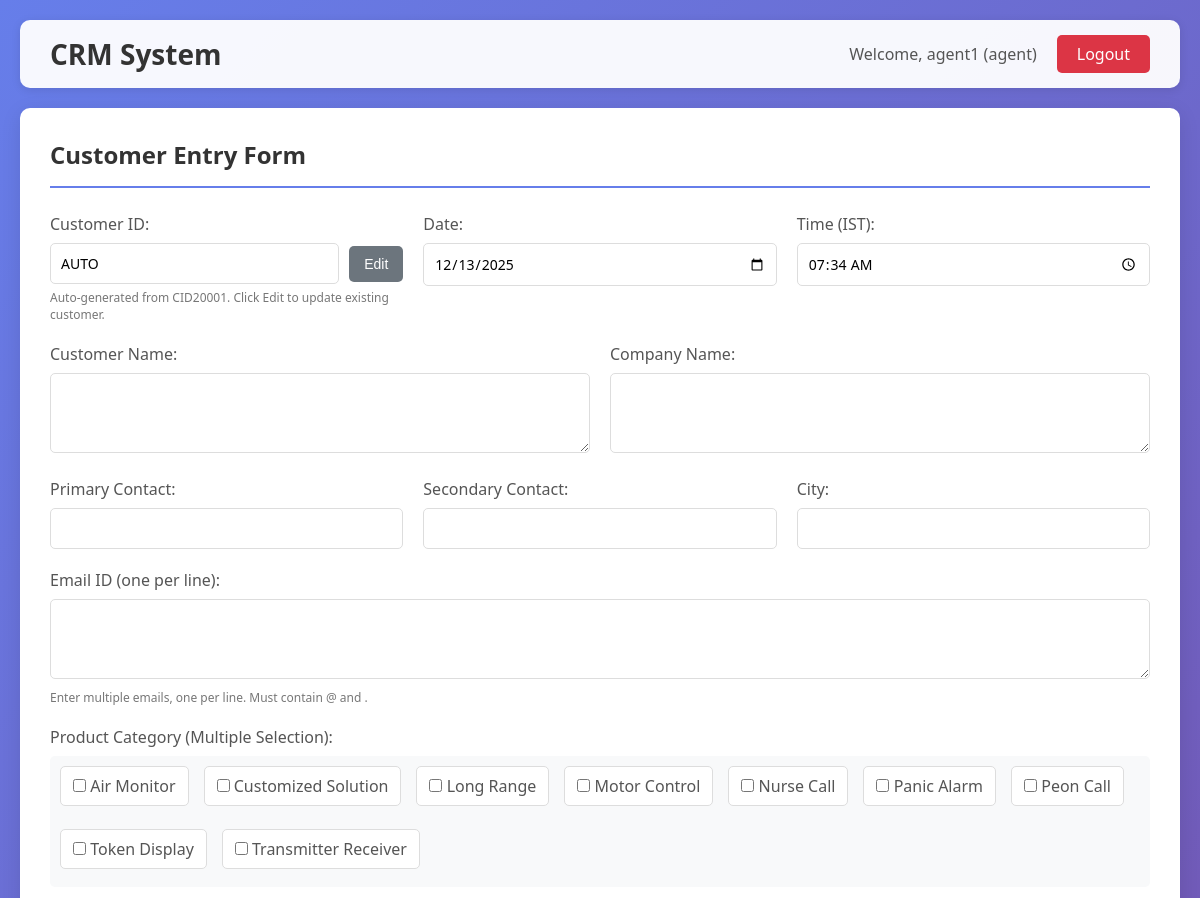
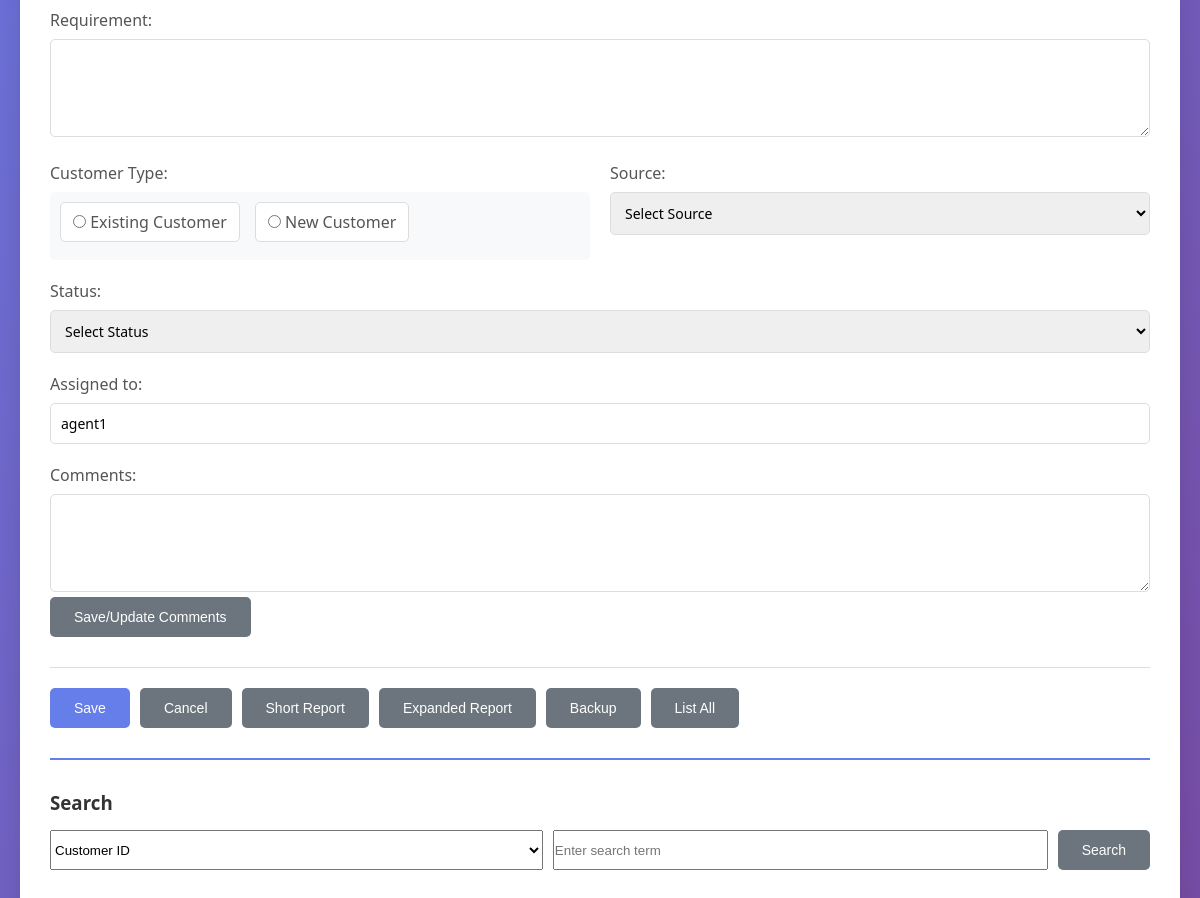
The app's page /index.php?page=agent (signed in) with its own data (2 pictures, top to bottom).
### tables this page shows
CREATE TABLE product_categories (
        id INTEGER PRIMARY KEY AUTOINCREMENT,
        name TEXT UNIQUE NOT NULL,
        created_at DATETIME DEFAULT CURRENT_TIMESTAMP
    );

CREATE TABLE customer_types (
        id INTEGER PRIMARY KEY AUTOINCREMENT,
        name TEXT UNIQUE NOT NULL,
        created_at DATETIME DEFAULT CURRENT_TIMESTAMP
    );

### modules/admin.php (called while the page is built, shortened)
<?php
function getAllProductCategories($pdo) {
    $stmt = $pdo->query("SELECT * FROM product_categories ORDER BY name");
    return $stmt->fetchAll();
}
function getAllCustomerTypes($pdo) {
    $stmt = $pdo->query("SELECT * FROM customer_types ORDER BY name");
    return $stmt->fetchAll();
}
?>

### pages/agent.php (the view, shortened to what this page needs)
<?php
require_once __DIR__ . '/../modules/admin.php';
$customerTypes = getAllCustomerTypes($pdo);
$productCategories = getAllProductCategories($pdo);
?>
<div class="agent-dashboard">
    <div class="form-section">
        <h2>Customer Entry Form</h2>
        <form id="customerForm">
            <div class="form-row">
                <div class="form-group">
                    <label for="customer_id">Customer ID:</label>
                    <div style="display: flex; gap: 10px; align-items: center;">
                        <input type="text" id="customer_id" name="customer_id" value="AUTO" readonly style="flex: 1;">
                        <button type="button" id="editCustomerIdBtn" class="btn-secondary" style="padding: 10px 15px;">Edit</button>
                    </div>
                    <small>Auto-generated from CID20001. Click Edit to update existing customer.</small>
                </div>
                <div class="form-group">
                    <label for="date">Date:</label>
                    <input type="date" id="date" name="date" required>
                </div>
                <div class="form-group">
                    <label for="time">Time (IST):</label>
                    <input type="time" id="time" name="time" required>
                </div>
            </div>
            <div class="form-row">
                <div class="form-group">
                    <label for="customer_name">Customer Name:</label>
                    <textarea id="customer_name" name="customer_name" rows="2"></textarea>
                </div>
                <div class="form-group">
                    <label for="company_name">Company Name:</label>
                    <textarea id="company_name" name="company_name" rows="2"></textarea>
                </div>
            </div>
            <div class="form-row">
                <div class="form-group">
                    <label for="primary_contact">Primary Contact:</label>
                    <input type="text" id="primary_contact" name="primary_contact">
                </div>
                <div class="form-group">
                    <label for="secondary_contact">Secondary Contact:</label>
                    <input type="text" id="secondary_contact" name="secondary_contact">
                </div>
                <div class="form-group">
                    <label for="city">City:</label>
                    <input type="text" id="city" name="city">
                </div>
            </div>
            <div class="form-group">
                <label for="email_id">Email ID (one per line):</label>
                <textarea id="email_id" name="email_id" rows="3"></textarea>
                <small>Enter multiple emails, one per line. Must contain @ and .</small>
            </div>
            <div class="form-group">
                <label>Product Category (Multiple Selection):</label>
                <div class="checkbox-group" id="product_category_group">
                    <?php foreach ($productCategories as $cat): ?>
                        <label class="checkbox-label">
                            <input type="checkbox" name="product_category[]" value="<?php echo htmlspecialchars($cat['name']); ?>">
                            <?php echo htmlspecialchars($cat['name']); ?>
                        </label>
                    <?php endforeach; ?>
                </div>
            </div>
            <div class="form-group">
                <label for="requirement">Requirement:</label>
                <textarea id="requirement" name="requirement" rows="4"></textarea>
            </div>
            <div class="form-row">
                <div class="form-group">
                    <label>Customer Type:</label>
                    <div class="radio-group">
                        <?php foreach ($customerTypes as $type): ?>
                            <label class="radio-label">
                                <input type="radio" name="customer_type" value="<?php echo htmlspecialchars($type['name']); ?>">
                                <?php echo htmlspecialchars($type['name']); ?>
                            </label>
                        <?php endforeach; ?>
                    </div>
                </div>
                <div class="form-group">
                    <label for="source">Source:</label>
                    <select id="source" name="source">
                        <option value="">Select Source</option>
                    </select>
                </div>
            </div>
            <div class="form-group">
                <label for="status">Status:</label>
                <select id="status" name="status">
                    <option value="">Select Status</option>
                </select>
            </div>
            <div class="form-group">
                <label for="assigned_to">Assigned to:</label>
                <input type="text" id="assigned_to" name="assigned_to" value="<?php echo htmlspecialchars($_SESSION['username']); ?>" readonly>
            </div>
            <div class="form-group">
                <label for="comments">Comments:</label>
                <textarea id="comments" name="comments" rows="4"></textarea>
                <button type="button" id="saveCommentsBtn" class="btn-secondary">Save/Update Comments</button>
            </div>
            <div class="form-actions">
                <button type="submit" class="btn-primary">Save</button>
                <button type="button" id="cancelBtn" class="btn-secondary">Cancel</button>
                <button type="button" id="shortReportBtn" class="btn-secondary">Short Report</button>
                <button type="button" id="expandedReportBtn" class="btn-secondary">Expanded Report</button>
                <button type="button" id="backupBtn" class="btn-secondary">Backup</button>
                <button type="button" id="listAllBtn" class="btn-secondary">List All</button>
            </div>
        </form>
        <div class="search-section">
            <h3>Search</h3>
            <div class="search-box">
                <select id="searchType">
                    <option value="customer_id">Customer ID</option>
                </select>
                <input type="text" id="searchInput" placeholder="Enter search term">
                <button type="button" id="searchBtn" class="btn-secondary">Search</button>
            </div>
        </div>
    </div>
</div>

### css/style.css (style rules this page uses)
* { margin: 0; padding: 0; box-sizing: border-box; }
body { font-family: 'Segoe UI', Tahoma, Geneva, Verdana, sans-serif; background: linear-gradient(135deg, #667eea 0%, #764ba2 100%); min-height: 100vh; padding: 20px; }
.form-section { background: white; padding: 30px; border-radius: 10px; box-shadow: 0 5px 20px rgba(0, 0, 0, 0.1); }
.form-section h2 { color: #333; margin-bottom: 25px; padding-bottom: 15px; border-bottom: 2px solid #667eea; }
.form-group { margin-bottom: 20px; }
.form-group label { display: block; margin-bottom: 8px; color: #555; font-weight: 500; }
.form-group input[type="text"], .form-group input[type="date"], .form-group input[type="time"], .form-group input[type="password"], .form-group textarea, .form-group select { width: 100%; padding: 10px; border: 1px solid #ddd; border-radius: 5px; font-size: 14px; font-family: inherit; }
.form-group textarea { resize: vertical; min-height: 80px; }
.form-group small { display: block; margin-top: 5px; color: #777; font-size: 12px; }
.form-row { display: grid; grid-template-columns: repeat(auto-fit, minmax(250px, 1fr)); gap: 20px; }
.checkbox-group, .radio-group { display: flex; flex-wrap: wrap; gap: 15px; padding: 10px; background: #f8f9fa; border-radius: 5px; }
.checkbox-label, .radio-label { display: flex; align-items: center; gap: 8px; cursor: pointer; padding: 8px 12px; background: white; border-radius: 5px; border: 1px solid #ddd; transition: all 0.3s; }
.checkbox-label input[type="checkbox"], .radio-label input[type="radio"] { width: auto; margin: 0; cursor: pointer; }
.btn-primary, .btn-secondary, .btn-delete { padding: 12px 24px; border: none; border-radius: 5px; font-size: 14px; cursor: pointer; transition: all 0.3s; font-weight: 500; }
.btn-primary { background: #667eea; color: white; }
.btn-secondary { background: #6c757d; color: white; }
.form-actions { display: flex; flex-wrap: wrap; gap: 10px; margin-top: 30px; padding-top: 20px; border-top: 1px solid #ddd; }
.search-section { margin-top: 30px; padding-top: 30px; border-top: 2px solid #667eea; }
.search-section h3 { margin-bottom: 15px; color: #333; }
.search-box { display: flex; gap: 10px; flex-wrap: wrap; }
.search-box select, .search-box input[type="text"] { flex: 1; min-width: 200px; }

### records on screen
product_categories: name "Air Monitor"
product_categories: name "Customized Solution"
product_categories: name "Long Range"
product_categories: name "Motor Control"
product_categories: name "Nurse Call"
product_categories: name "Panic Alarm"
product_categories: name "Peon Call"
product_categories: name "Token Display"
product_categories: name "Transmitter Receiver"
customer_types: name "Existing Customer"
customer_types: name "New Customer"

### other values on screen
$_SESSION['username'] "agent1"
$_SESSION['role'] "agent"
